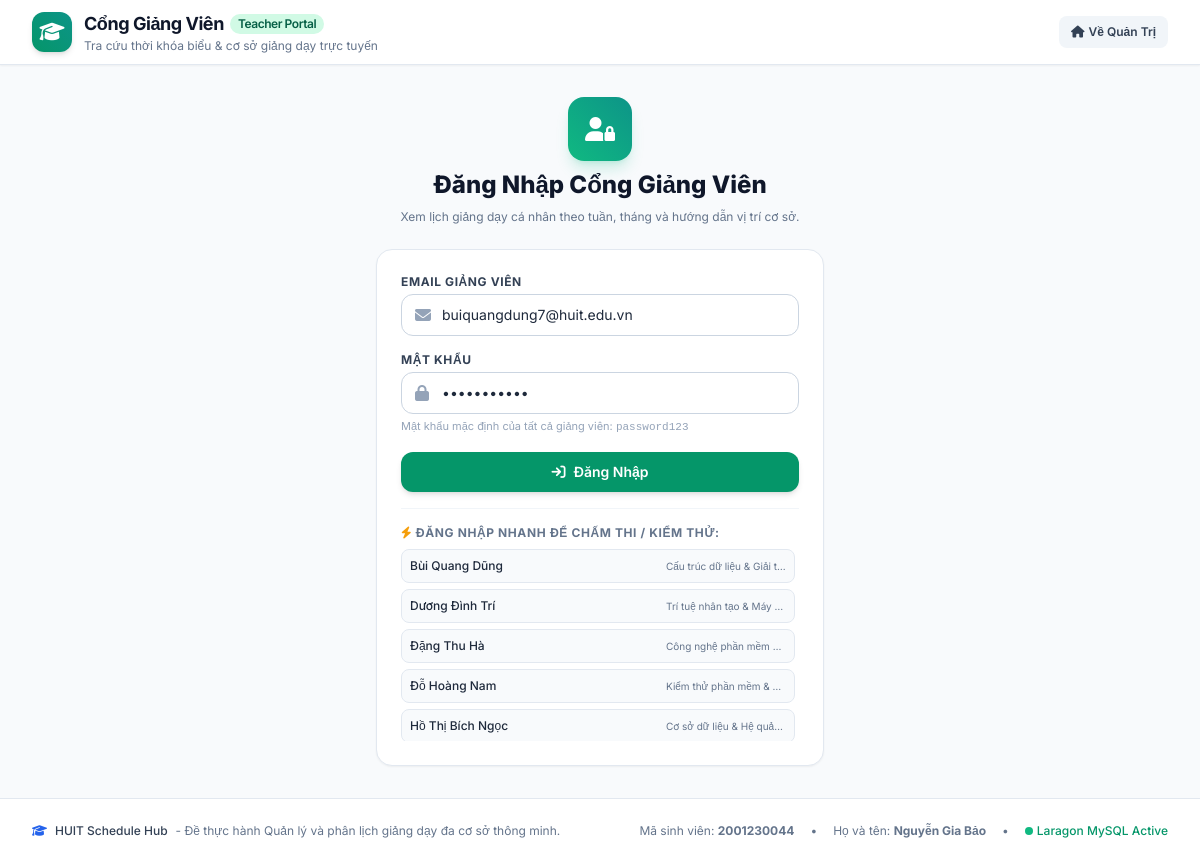
The app's page /teacher_portal.php with its own data.
### tables this page shows
CREATE TABLE `teachers` (
  `id` int NOT NULL AUTO_INCREMENT,
  `full_name` varchar(150) NOT NULL,
  `email` varchar(150) NOT NULL,
  `phone` varchar(20) DEFAULT NULL,
  `expertise` varchar(255) NOT NULL COMMENT 'Chuyên môn chính',
  `password` varchar(255) DEFAULT '$2y$10$92IXUNpkjO0rOQ5byMi.Ye4oKoEa3Ro9llC/.og/at2.uheWG/igi' COMMENT 'Default: password',
  `created_at` timestamp NULL DEFAULT CURRENT_TIMESTAMP,
  PRIMARY KEY (`id`),
  UNIQUE KEY `email` (`email`)
);

### config/database.php (called while the page is built, shortened)
<?php
class Database {
    private static ?PDO $instance = null;
    public static function getConnection(): PDO {
        if (self::$instance === null) {
            $host = $_ENV['DB_HOST'] ?? 'localhost';
            $port = $_ENV['DB_PORT'] ?? '3306';
            $dbname = $_ENV['DB_NAME'] ?? 'huit_db';
            $username = $_ENV['DB_USER'] ?? 'root';
            $password = $_ENV['DB_PASS'] ?? '';
            $dsn = "mysql:host={$host};port={$port};dbname={$dbname};charset=utf8mb4";
            $options = [
                PDO::ATTR_ERRMODE => PDO::ERRMODE_EXCEPTION,
                PDO::ATTR_DEFAULT_FETCH_MODE => PDO::FETCH_ASSOC,
                PDO::ATTR_EMULATE_PREPARES => false,
            ];
            try {
                self::$instance = new PDO($dsn, $username, $password, $options);
            } catch (PDOException $e) {
                die("Lỗi kết nối cơ sở dữ liệu: " . htmlspecialchars($e->getMessage()));
            }
        }
        return self::$instance;
    }
}

### src/Models/Teacher.php (called while the page is built, shortened)
<?php
class Teacher {
    private PDO $db;
    public function __construct() {
        $this->db = Database::getConnection();
    }
    public function all(): array {
        $stmt = $this->db->query("SELECT * FROM teachers ORDER BY full_name ASC");
        return $stmt->fetchAll();
    }
}

### teacher_portal.php (the view, shortened to what this page needs)
<?php
require_once __DIR__ . '/config/database.php';
$teacherModel = new Teacher();
$currentTeacher = null;
$allTeachers = $teacherModel->all();
?>
<!DOCTYPE html>
<html lang="vi" class="h-full bg-slate-50">
<head>
    <script src="https://cdn.tailwindcss.com"></script>
    <link rel="stylesheet" href="https://cdnjs.cloudflare.com/ajax/libs/font-awesome/6.4.0/css/all.min.css">
</head>
<body class="flex flex-col min-h-screen text-slate-800">
    <header class="bg-white border-b border-slate-200 sticky top-0 z-40 shadow-sm no-print">
        <div class="max-w-7xl mx-auto px-4 sm:px-6 lg:px-8">
            <div class="flex justify-between h-16 items-center">
                <div class="flex items-center space-x-3">
                    <a href="index.php" class="flex items-center space-x-3">
                        <div class="w-10 h-10 rounded-xl bg-gradient-to-tr from-emerald-600 to-teal-600 flex items-center justify-center text-white shadow-md">
                            <i class="fa-solid fa-graduation-cap text-xl"></i>
                        </div>
                        <div>
                            <span class="text-lg font-bold text-slate-900 tracking-tight flex items-center gap-1.5">
                                Cổng Giảng Viên
                                <span class="text-xs px-2 py-0.5 rounded-full bg-emerald-100 text-emerald-800 font-semibold">Teacher Portal</span>
                            </span>
                            <p class="text-xs text-slate-500">Tra cứu thời khóa biểu & cơ sở giảng dạy trực tuyến</p>
                        </div>
                    </a>
                </div>
                <div class="flex items-center space-x-3">
                    <a href="index.php" class="text-xs font-semibold px-3 py-2 rounded-lg bg-slate-100 hover:bg-slate-200 text-slate-700 transition flex items-center gap-1">
                        <i class="fa-solid fa-house"></i> Về Quản Trị
                    </a>
                </div>
            </div>
        </div>
    </header>
    <main class="flex-1 max-w-7xl w-full mx-auto px-4 sm:px-6 lg:px-8 py-8">
        <?php if (!$currentTeacher): ?>
            <div class="max-w-md mx-auto space-y-6">
                <div class="text-center space-y-2">
                    <div class="w-16 h-16 rounded-2xl bg-gradient-to-tr from-emerald-500 to-teal-600 text-white flex items-center justify-center text-2xl mx-auto shadow-lg shadow-emerald-500/20">
                        <i class="fa-solid fa-user-lock"></i>
                    </div>
                    <h2 class="text-2xl font-extrabold text-slate-900">Đăng Nhập Cổng Giảng Viên</h2>
                    <p class="text-xs text-slate-500">Xem lịch giảng dạy cá nhân theo tuần, tháng và hướng dẫn vị trí cơ sở.</p>
                </div>
                <div class="bg-white p-6 rounded-2xl border border-slate-200 shadow-sm space-y-4">
                    <form method="POST" class="space-y-4">
                        <div>
                            <label class="block text-xs font-bold uppercase tracking-wider text-slate-700 mb-1">Email Giảng Viên</label>
                            <div class="relative">
                                <span class="absolute inset-y-0 left-0 pl-3.5 flex items-center text-slate-400">
                                    <i class="fa-solid fa-envelope"></i>
                                </span>
                                <input type="email" name="email" required placeholder="example@huit.edu.vn" value="<?= htmlspecialchars($allTeachers[0]['email'] ?? '') ?>" class="w-full pl-10 pr-3.5 py-2.5 rounded-xl border border-slate-300 text-sm focus:ring-2 focus:ring-emerald-500">
                            </div>
                        </div>
                        <div>
                            <label class="block text-xs font-bold uppercase tracking-wider text-slate-700 mb-1">Mật Khẩu</label>
                            <div class="relative">
                                <span class="absolute inset-y-0 left-0 pl-3.5 flex items-center text-slate-400">
                                    <i class="fa-solid fa-lock"></i>
                                </span>
                                <input type="password" name="password" required value="password123" placeholder="••••••••" class="w-full pl-10 pr-3.5 py-2.5 rounded-xl border border-slate-300 text-sm focus:ring-2 focus:ring-emerald-500">
                            </div>
                            <p class="text-[11px] text-slate-400 mt-1">Mật khẩu mặc định của tất cả giảng viên: <code>password123</code></p>
                        </div>
                        <button type="submit" name="login" value="1" class="w-full py-2.5 rounded-xl bg-emerald-600 hover:bg-emerald-700 text-white font-semibold text-sm shadow-md transition flex items-center justify-center gap-2">
                            <i class="fa-solid fa-arrow-right-to-bracket"></i> Đăng Nhập
                        </button>
                    </form>
                    <div class="pt-4 border-t border-slate-100">
                        <label class="block text-xs font-bold uppercase tracking-wider text-slate-500 mb-2">
                            <i class="fa-solid fa-bolt text-amber-500"></i> Đăng nhập nhanh để chấm thi / kiểm thử:
                        </label>
                        <div class="space-y-1.5 max-h-48 overflow-y-auto pr-1">
                            <?php foreach ($allTeachers as $t): ?>
                                <a href="teacher_portal.php?quick_login=<?= $t['id'] ?>" class="flex items-center justify-between p-2 rounded-lg bg-slate-50 hover:bg-emerald-50 border border-slate-200 hover:border-emerald-300 transition text-xs">
                                    <div class="font-medium text-slate-800"><?= htmlspecialchars($t['full_name']) ?></div>
                                    <span class="text-[10px] text-slate-500 truncate max-w-[120px]"><?= htmlspecialchars($t['expertise']) ?></span>
                                </a>
                            <?php endforeach; ?>
                        </div>
                    </div>
                </div>
            </div>
        <?php endif; ?>
    </main>
    <?php require_once __DIR__ . '/includes/footer.php'; ?>
</body>
</html>

### teacher_portal.php (style rules this page uses)
body { font-family: 'Inter', sans-serif; }

### records on screen
teachers: email "buiquangdung7@huit.edu.vn", full_name "Bùi Quang Dũng", expertise "Cấu trúc dữ liệu & Giải t…"
teachers: full_name "Dương Đình Trí", expertise "Trí tuệ nhân tạo & Máy…"
teachers: full_name "Đặng Thu Hà", expertise "Công nghệ phần mềm…"
teachers: full_name "Đỗ Hoàng Nam", expertise "Kiểm thử phần mềm & QA"
teachers: full_name "Hồ Thị Bích Ngọc", expertise "Cơ sở dữ liệu & Hệ quả…"
